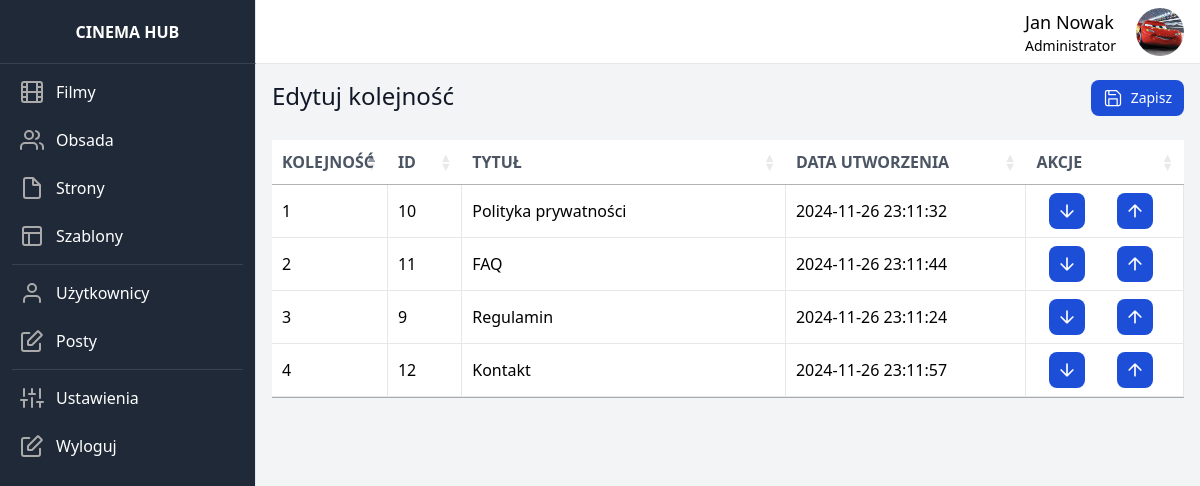
Page /pages/edit (signed in) on the committed database.
### dashboard/models.py (models this page shows, shortened)
class UserData(models.Model):
    user = models.OneToOneField(User, on_delete=models.CASCADE)
    image = models.ImageField(upload_to=user_directory_path, default='default/user.jpg')

class Page(models.Model):
    title = models.CharField(max_length=200)
    content = models.TextField()
    visibility = models.BooleanField(default=True)
    created_at = models.DateTimeField(auto_now_add=True)
    edited_at = models.DateTimeField(auto_now=True)
    created_by = models.ForeignKey(User, on_delete=models.SET_NULL, null=True, blank=True)
    order = models.IntegerField()

### dashboard/views.py (the view, shortened to what this page needs)
# urls.py: path('pages/edit', edit_pages, name='edit_pages'),
@login_required
def edit_pages(request):
    pages = Page.objects.all().order_by('order')
    return render(request, 'edit_pages.html', {'pages': pages})

### dashboard_theme/templates/edit_pages.html (shortened to what this page needs)
{% extends 'base.html' %}
{% load static %}
{% block extra_head %}
    <link rel="stylesheet" type="text/css" href="https://cdn.datatables.net/1.10.21/css/jquery.dataTables.css">
{% endblock %}
{% block content %}
        <div class="w-full flex flex-row justify-between">
            <p class="font-medium text-gray-900 text-2xl mb-7">Edytuj kolejność</p>
            <button onclick="saveData('{{ csrf_token }}', '{% url 'show_pages' %}')" id="save-button" type="button" class="h-1/2 px-3 py-2 text-sm font-medium text-center inline-flex items-center text-white bg-blue-700 rounded-lg hover:bg-blue-800 focus:ring-4 focus:outline-none focus:ring-blue-300">
                Zapisz
            </button>
        </div>
        <table class="w-full table-fixed" id="data-table">
            <thead class="">
              <tr class="bg-white my-5">
                <th style="width: 10%" class="py-5 px-6 text-left text-gray-600 font-bold uppercase">Kolejność</th>
                <th style="width: 5%" class="py-5 px-6 text-left text-gray-600 font-bold uppercase">ID</th>
                <th style="width: 35%" class="py-5 px-6 text-left text-gray-600 font-bold uppercase">Tytuł</th>
                <th style="width: 25%" class="py-5 px-6 text-left text-gray-600 font-bold uppercase">Data utworzenia</th>
                <th style="width: 15%" class="py-5 px-6 text-left text-gray-600 font-bold uppercase">Akcje</th>
              </tr>
            </thead>
            <tbody class="bg-white">
              {% for page in pages %}
              <tr>
                <td class="py-5 w-2 border-b border-r border-gray-200">{{ forloop.counter }}</td>
                <td class="py-5 w-2 border-b border-r border-gray-200">{{ page.id }}</td>
                <td class="py-5 px-6 border-b border-r border-gray-200">{{ page.title }}</td>
                <td class="py-5 px-6 border-b border-r border-gray-200">{{ page.created_at | date:'Y-m-d H:m:s' }}</td>
                <td class="py-5 px-6 border-b border-r border-gray-200 flex flex-row justify-around">
                    <button id="button-down" type="button" class="text-white bg-blue-700 hover:bg-blue-800 focus:ring-4 focus:outline-none focus:ring-blue-300 font-medium rounded-lg text-sm p-2 text-center inline-flex items-center me-2">
                        <svg xmlns="http://www.w3.org/2000/svg" width="20" height="20" viewBox="0 0 24 24" fill="none" stroke="#ffffff" stroke-width="2" stroke-linecap="round" stroke-linejoin="bevel"><path d="M12 5v13M5 12l7 7 7-7"/></svg>
                    </button>
                    <button id="button-up" type="button" class="text-white bg-blue-700 hover:bg-blue-800 focus:ring-4 focus:outline-none focus:ring-blue-300 font-medium rounded-lg text-sm p-2 text-center inline-flex items-center me-2">
                        <svg xmlns="http://www.w3.org/2000/svg" width="20" height="20" viewBox="0 0 24 24" fill="none" stroke="#ffffff" stroke-width="2" stroke-linecap="round" stroke-linejoin="bevel"><path d="M12 19V6M5 12l7-7 7 7"/></svg>
                    </button>
                </td>
              </tr>
              {% empty %}
              <tr>
                <td colspan="5" class="text-center font-normal leading-normal text-sm">No pages found</td>
              </tr>
              {% endfor %}
            </tbody>
      </table>
{% endblock %}

### dashboard_theme/templates/base.html (shortened to what this page needs)
{% load static tailwind_tags %}
{% load static %}
<!DOCTYPE html>
<html lang="en">
	<head>
		{% tailwind_css %}
        {% block extra_head %}{% endblock %}
	</head>
	<body class="bg-gray-50">
    <div class="flex flex-row h-screen bg-gray-100">
        <aside id="sidebar" class="h-full flex flex-shrink-0 flex-col w-64 transition-width duration-75" aria-label="Sidebar">
            <div class="flex items-center justify-center h-16 bg-gray-800 border-r border-b border-b-gray-700">
                    <span class="text-gray-900 font-bold uppercase text-white">Cinema Hub</span>
            </div>
          <div class="relative flex-1 flex flex-col min-h-0 border-r border-gray-200 bg-gray-800 pt-0">
            <div class="flex-1 flex flex-col pb-4 overflow-y-auto">
              <div class="flex-1 px-3 bg-gray-800 divide-y space-y-1">
                <ul class="space-y-2 pb-2 pt-2">
                  <li>
                      <a href="{% url 'show_movies' %}" class="text-base text-gray-900 font-normal rounded-lg flex items-center p-2 hover:bg-gray-700 group">
                        <span class="ml-3 leading-none text-white">Filmy</span>
                      </a>
                  </li>
                  <li>
                      <a href="{% url 'show_members' %}" class="text-base text-gray-900 font-normal rounded-lg flex items-center p-2 hover:bg-gray-700 group">
                        <span class="ml-3 leading-none text-white">Obsada</span>
                      </a>
                  </li>
                  <li>
                      <a href="{% url 'show_pages' %}" class="text-base text-gray-900 font-normal rounded-lg flex items-center p-2 hover:bg-gray-700 group">
                        <svg class="w-6 h-6" xmlns="http://www.w3.org/2000/svg" width="20" height="20" viewBox="0 0 24 24" fill="none" stroke="#aaaaaa" stroke-width="2" stroke-linecap="round" stroke-linejoin="bevel"><path d="M13 2H6a2 2 0 0 0-2 2v16c0 1.1.9 2 2 2h12a2 2 0 0 0 2-2V9l-7-7z"/><path d="M13 3v6h6"/></svg>
                        <span class="ml-3 leading-none text-white">Strony</span>
                      </a>
                  </li>
                    <li>
                      <a href="{% url 'show_templates' %}" class="text-base text-gray-900 font-normal rounded-lg flex items-center p-2 hover:bg-gray-700 group">
                        <svg class="w-6 h-6" xmlns="http://www.w3.org/2000/svg" width="20" height="20" viewBox="0 0 24 24" fill="none" stroke="#aaaaaa" stroke-width="2" stroke-linecap="round" stroke-linejoin="bevel"><rect x="3" y="3" width="18" height="18" rx="2"/><path d="M3 9h18M9 21V9"/></svg>
                        <span class="ml-3 leading-none text-white">Szablony</span>
                      </a>
                  </li>
                     <hr class="h-px my-8 bg-gray-700 border-0">
                    <li>
                      <a href="{% url 'show_users' %}" class="text-base text-gray-900 font-normal rounded-lg flex items-center p-2 hover:bg-gray-700 group">
                        <svg class="w-6 h-6" xmlns="http://www.w3.org/2000/svg" width="20" height="20" viewBox="0 0 24 24" fill="none" stroke="#aaaaaa" stroke-width="2" stroke-linecap="round" stroke-linejoin="bevel"><path d="M20 21v-2a4 4 0 0 0-4-4H8a4 4 0 0 0-4 4v2"></path><circle cx="12" cy="7" r="4"></circle></svg>
                        <span class="ml-3 leading-none text-white">Użytkownicy</span>
                      </a>
                  </li>
                    <li>
                      <a href="{% url 'show_posts' %}" class="text-base text-gray-900 font-normal rounded-lg flex items-center p-2 hover:bg-gray-700 group">
                        <span class="ml-3 leading-none text-white">Posty</span>
                      </a>
                  </li>
                    <hr class="h-px my-8 bg-gray-700 border-0">
                    <li>
                      <a href="#" class="text-base text-gray-900 font-normal rounded-lg flex items-center p-2 hover:bg-gray-700 group">
                        <span class="ml-3 leading-none text-white">Ustawienia</span>
                      </a>
                  </li>
                    <li>
                      <a href="{% url 'logout_tunnel' %}" class="text-base text-gray-900 font-normal rounded-lg flex items-center p-2 hover:bg-gray-700 group">
                        <span class="ml-3 leading-none text-white">Wyloguj</span>
                      </a>
                  </li>
                </ul>
              </div>
            </div>
          </div>
        </aside>
        <div class="flex flex-col w-full">
            <div class="flex items-center justify-between h-16 bg-white border-b border-gray-200">
                <div class="flex items-center pr-4 flex-1 justify-end">
                    <div class="justify-end flex flex-col mr-5">
                        <p class="text-lg">{{ user.first_name }} {{ user.last_name }}</p>
                        <p class="text-sm">{% if user.is_superuser %}Administrator{% elif user.is_stuff %}Moderator{% else %}Użytkownik{% endif %}</p>
                    </div>
                    <img class="rounded-full w-12 h-12 object-cover" src="{{ user.userdata.image.url }}" alt="{{ user.first_name }} {{ user.last_name }}">
                </div>
            </div>
            <div class="p-4 overflow-y-auto flex-1">
                {% block content %}{% endblock %}
            </div>
        </div>
        </div>
	</body>
</html>

### rows in the picture
Page: id "10", title "Polityka prywatności", created_at "2024-11-26 23:11:32"
Page: id "11", title "FAQ", created_at "2024-11-26 23:11:44"
Page: id "9", title "Regulamin", created_at "2024-11-26 23:11:24"
Page: id "12", title "Kontakt", created_at "2024-11-26 23:11:57"

### other values in the picture
{{ user.first_name }} "Jan"
{{ user.last_name }} "Nowak"
